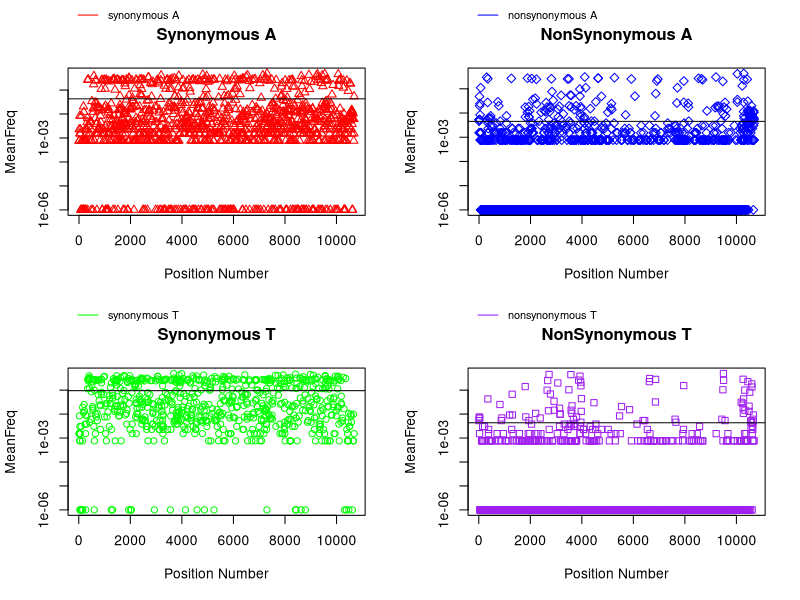
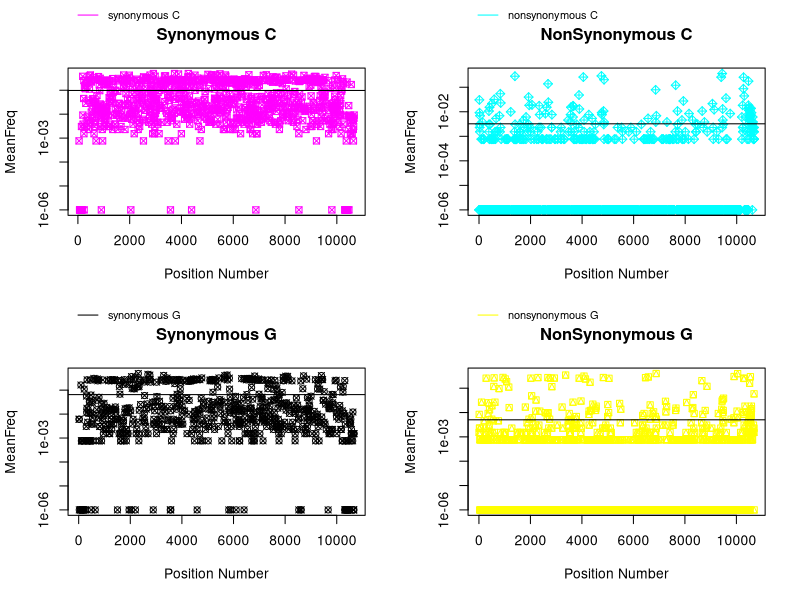

Source code (R) for these figures, in order:
#Read in CSV file
Dengue<-read.csv("DengueVirus1.fasta_pruned.mu.trim05_DF.csv")
SynNonsynAT<-function(Virus){
#select for only synonymous sites in Virus file
synonymous<-which(Virus$TypeOfSite=='syn')
#subset data into synonymous sites and designated wildtype nucleotide
synonymousA<-subset(Virus, wtnt=='a' & TypeOfSite=='syn')
synonymousT<-subset(Virus, wtnt=='t' & TypeOfSite=='syn') 
#binds synonymous subset data into a new dataset
synonymous<-rbind(synonymousA, synonymousT)
#select for only nonsynonymous sites in Virus file
nonsynonymous<-which(Virus$TypeOfSite=='nonsyn')
#subset data into nonsynonymous sites and designated wildtypes
nonsynonymousA<-subset(Virus, wtnt=='a' & TypeOfSite=='nonsyn')
nonsynonymousT<-subset(Virus, wtnt=='t' & TypeOfSite=='nonsyn')

#A and T synonymous and nonsynonymous graphs

#splits the graph into 4 sections, 2 rows 2 columns 
layout(matrix(c(1,2,3,4), nrow=2, byrow = TRUE))
#log meanfreq to get rid of 0's and make graph easier to read
plot(synonymousA$num,synonymousA$MeanFreq+.000001,log='y', col = "red", 
     #pch creates the shape of the plotted points
     ,xlab="Position Number", ylab="MeanFreq",main="Synonymous A", pch=2)
#abline creates a line where the mean of all the points are located
abline(h=mean(synonymousA$MeanFreq+.000001))
#creates a legend:inset is coordinates where the legend lies

legend("topleft",inset=c(0,-0.45), legend=c
       ("synonymous A"),col="red", horiz=TRUE, 
#lty is type of line used,cex is size of legend, xpd allows legend to lie outside the plot,bty is type of box around legend       
       lty=1, cex=0.8,xpd=TRUE,bty='n')
#plots continue 
plot(nonsynonymousA$num,nonsynonymousA$MeanFreq+.000001,log='y', col = "blue",xlab="Position Number", ylab="MeanFreq",main="NonSynonymous A", pch = 5)
abline(h=mean(nonsynonymousA$MeanFreq+.000001))
legend("topleft",inset=c(0,-0.45), legend=c
       ("nonsynonymous A"),col="blue", horiz=TRUE, lty=1, cex=0.8,xpd=TRUE,bty='n')

plot(synonymousT$num,synonymousT$MeanFreq+.000001,log='y', col = "green",xlab="Position Number", ylab="MeanFreq",main="Synonymous T")
abline(h=mean(synonymousT$MeanFreq+.000001))
legend("topleft",inset=c(0,-0.45), legend=c
       ("synonymous T"),col="green", horiz=TRUE, lty=1, cex=0.8,xpd=TRUE,bty='n')

plot(nonsynonymousT$num,nonsynonymousT$MeanFreq+.000001,log='y', col = "purple",xlab="Position Number", ylab="MeanFreq",main="NonSynonymous T", pch=0)
abline(h=mean(nonsynonymousT$MeanFreq+.000001))
legend("topleft",inset=c(0,-0.45), legend=c
       ("nonsynonymous T"),col="purple", horiz=TRUE, lty=1, cex=0.8,xpd=TRUE,bty='n')
}
SynNonsynCG<-function(Virus2){
  
#subset data into synonymous sites and designated wildtypes
synonymousC<-subset(Virus2, wtnt=='c' & TypeOfSite=='syn')
synonymousG<-subset(Virus2, wtnt=='g' & TypeOfSite=='syn')
#subset data into nonsynonymous sites and designated wildtypes
nonsynonymousC<-subset(Virus2, wtnt=='c' & TypeOfSite=='nonsyn')
nonsynonymousG<-subset(Virus2, wtnt=='g' & TypeOfSite=='nonsyn')
  
#Plot C and G synonymous and nonsynonymous graphs
layout(matrix(c(1,2,3,4), 2, 2, byrow = TRUE))
plot(synonymousC$num,synonymousC$MeanFreq+.000001,log='y', col = "magenta",xlab="Position Number", ylab="MeanFreq",main="Synonymous C", pch=7)
abline(h=mean(synonymousC$MeanFreq+.000001))
legend("topleft",inset=c(0,-0.45), legend=c
       ("synonymous C"),col="magenta", horiz=TRUE, lty=1, cex=0.8,xpd=TRUE,bty='n')

plot(nonsynonymousC$num,nonsynonymousC$MeanFreq+.000001,log='y', col = "cyan",xlab="Position Number", ylab="MeanFreq",main="NonSynonymous C", pch = 9)
abline(h=mean(nonsynonymousC$MeanFreq+.000001))
legend("topleft",inset=c(0,-0.45), legend=c
       ("nonsynonymous C"),col="cyan", horiz=TRUE, lty=1, cex=0.8,xpd=TRUE,bty='n')

plot(synonymousG$num,synonymousG$MeanFreq+.000001,log='y', col = "black",xlab="Position Number", ylab="MeanFreq",main="Synonymous G",pch=13)
abline(h=mean(synonymousG$MeanFreq+.000001))
legend("topleft",inset=c(0,-0.45), legend=c
       ("synonymous G"),col="black", horiz=TRUE, lty=1, cex=0.8,xpd=TRUE,bty='n')

plot(nonsynonymousG$num,nonsynonymousG$MeanFreq+.000001,log='y', col = "yellow",xlab="Position Number", ylab="MeanFreq",main="NonSynonymous G", pch=14)
abline(h=mean(nonsynonymousG$MeanFreq+.000001))
legend("topleft",inset=c(0,-0.45), legend=c
       ("nonsynonymous G"),col="yellow", horiz=TRUE, lty=1, cex=0.8,xpd=TRUE,bty='n')
}  
SynNonsynAT(Dengue)
SynNonsynCG(Dengue)
